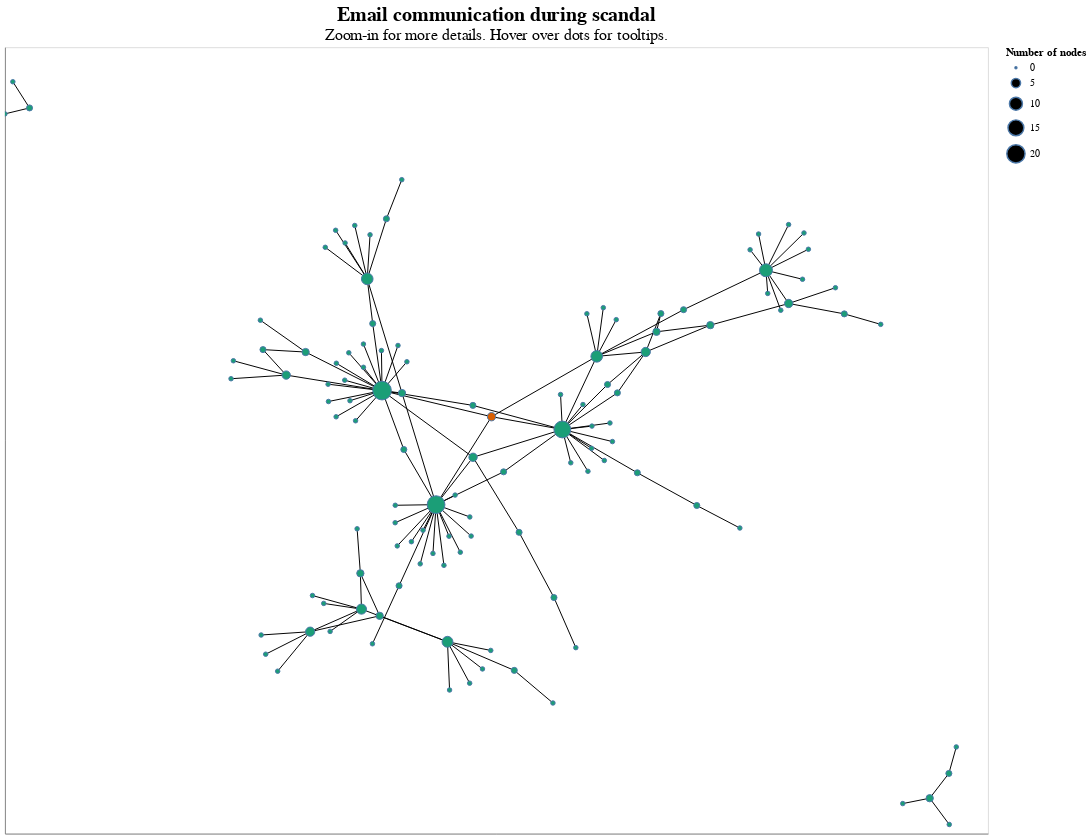

Here is the notebook cell this chart was saved with:
### Markdown cell above
# Generate NX Graph
G = nx.Graph()
G = nx.from_pandas_edgelist(from_to_short, 'from', 'to')

# Compute positions for viz.
pos = nx.spring_layout(G, seed=4)

# Name the nodes
for i in sorted(G.nodes()):
    G.nodes[i]["name"] = i
    if i == "Kenneth Lay":
        G.nodes[i]["ken"] = "Yes"
    else:
        G.nodes[i]["ken"] = "No"

#degrees = dict(G.degree(G.nodes()))
nx.set_node_attributes(G, degrees, 'degree')

# Export graph data into gml file
nx.write_gml(G, "enron_network.gml")

### Code cell
G = nx.read_gml("enron_network.gml")

# Coloring Ken
col_ken = [name == "Kenneth Lay" for name in G.nodes]

# Draw the network
network = nxa.draw_networkx(G, pos=pos,
                        node_size='degree:Q',
                        node_tooltip = "name"
                       )

# Get the node layer
edges = network.layer[0]
nodes = network.layer[1]

# Condition nodes based on brush
nodes = nodes.encode(
    fill = alt.Fill('ken:N', scale=alt.Scale(scheme='dark2'), legend=None),
    size = alt.Size('degree:Q', title=["Number of nodes"])
)

(edges+nodes).properties(
    height=800, width=1000, title={
      "text": ["Email communication during scandal"], 
      "subtitle": ["Zoom-in for more details. Hover over dots for tooltips."],
      "fontSize":20,
      "subtitleFontSize": 16}
).interactive()

### Figure 1 — Vega-Lite specification as saved in the notebook (floating-point values rounded to 4 significant figures; data arrays with more than 128 entries replaced by an {"elided": "..."} marker saying what was removed)
{"config": {"view": {"continuousWidth": 400, "continuousHeight": 300}}, "layer": [{"data": {"name": "data-48ecf090c9c652cd76c5579aa3fd7bc7"}, "mark": {"type": "line", "color": "black", "opacity": 1, "strokeWidth": 1}, "encoding": {"detail": {"field": "edge", "type": "quantitative"}, "x": {"axis": {"grid": false, "labels": false, "ticks": false, "title": ""}, "field": "x", "type": "quantitative"}, "y": {"axis": {"grid": false, "labels": false, "ticks": false, "title": ""}, "field": "y", "type": "quantitative"}}, "selection": {"selector096": {"type": "interval", "bind": "scales", "encodings": ["x", "y"]}}}, {"data": {"name": "data-9dff496d3f53339ed61c49089200899e"}, "mark": {"type": "point", "fill": "red", "opacity": 1, "strokeWidth": 1.0}, "encoding": {"fill": {"field": "ken", "legend": null, "scale": {"scheme": "dark2"}, "type": "nominal"}, "size": {"field": "degree", "title": ["Number of nodes"], "type": "quantitative"}, "tooltip": {"field": "name", "type": "nominal"}, "x": {"axis": {"grid": false, "labels": false, "ticks": false}, "field": "x", "type": "quantitative"}, "y": {"axis": {"grid": false, "labels": false, "ticks": false}, "field": "y", "type": "quantitative"}}}], "height": 800, "title": {"text": ["Email communication during scandal"], "subtitle": ["Zoom-in for more details. Hover over dots for tooltips."], "fontSize": 20, "subtitleFontSize": 16}, "width": 1000, "$schema": "https://vega.github.io/schema/vega-lite/v4.17.0.json", "datasets": {"data-48ecf090c9c652cd76c5579aa3fd7bc7": {"elided": "258 records"}, "data-9dff496d3f53339ed61c49089200899e": [{"name": "John Arnold", "ken": "No", "x": 0.1342, "y": 0.02218, "degree": 17}, {"name": "Phillip K Allen", "ken": "No", "x": 0.1944, "y": 0.02906, "degree": 1}, {"name": "John Lavorato", "ken": "No", "x": -0.04751, "y": -0.03437, "degree": 4}, {"name": "William S Bradford", "ken": "No", "x": 0.2461, "y": 0.09669, "degree": 2}, {"name": "Kenneth Thibodeaux", "ken": "No", "x": -0.04785, "y": 0.07117, "degree": 2}, {"name": "Joannie Williamson", "ken": "No", "x": 0.2195, "y": -0.04091, "degree": 1}, {"name": "Michael Tribolet", "ken": "No", "x": 0.2261, "y": 0.1137, "degree": 2}, {"name": "Paula Rieker", "ken": "No", "x": 0.1305, "y": 0.09324, "degree": 1}, {"name": "Chip Schneider", "ken": "No", "x": 0.1513, "y": -0.04559, "degree": 1}, {"name": "Kenneth Lay", "ken": "Yes", "x": -0.009966, "y": 0.0482, "degree": 4}, {"name": "Rick Buy", "ken": "No", "x": 0.2041, "y": 0.171, "degree": 8}, {"name": "Larry Campbell", "ken": "No", "x": 0.231, "y": 0.0354, "degree": 1}, {"name": "Kohn.Roger@epamail.epa.gov", "ken": "No", "x": 0.1862, "y": -0.0629, "degree": 1}, {"name": "Scott Patti", "ken": "No", "x": 0.1935, "y": -0.01616, "degree": 1}, {"name": "Van Wolf", "ken": "No", "x": 0.236, "y": -0.002398, "degree": 1}, {"name": "Jon Fields", "ken": "No", "x": 0.1761, "y": 0.07294, "degree": 1}, {"name": "Ruth Jensen", "ken": "No", "x": 0.2867, "y": -0.06593, "degree": 2}, {"name": "Tamara Jae Black", "ken": "No", "x": 0.01463, "y": -0.06399, "degree": 2}, {"name": "Lizzette Palmer", "ken": "No", "x": -0.9499, "y": 0.6764, "degree": 2}, {"name": "Ward", "ken": "No", "x": -0.9839, "y": 0.7297, "degree": 1}, {"name": "Kim S (Houston)", "ken": "No", "x": -1.0, "y": 0.6643, "degree": 1}, {"name": "Michelle Cash", "ken": "No", "x": -0.1228, "y": -0.1308, "degree": 19}, {"name": "Shelley Corman", "ken": "No", "x": -0.09955, "y": -0.4098, "degree": 7}, {"name": "Karen Buckley", "ken": "No", "x": -0.09532, "y": -0.5079, "degree": 1}, {"name": "Iris Mack", "ken": "No", "x": -0.01153, "y": -0.4274, "degree": 1}, {"name": "Pete Davis", "ken": "No", "x": 0.9206, "y": -0.6776, "degree": 2}, {"name": "Eric Bass", "ken": "No", "x": 0.8816, "y": -0.728, "degree": 3}, {"name": "TruOrange@aol.com@ENRON", "ken": "No", "x": 0.8267, "y": -0.7389, "degree": 1}, {"name": "Craig Dean", "ken": "No", "x": 0.9214, "y": -0.7815, "degree": 1}, {"name": "Stanley Horton", "ken": "No", "x": 0.5946, "y": 0.2785, "degree": 4}, {"name": "Sally Beck", "ken": "No", "x": 0.5484, "y": 0.346, "degree": 10}, {"name": "Chris Abel", "ken": "No", "x": 0.4352, "y": 0.2345, "degree": 3}, {"name": "Mark Pickering", "ken": "No", "x": 0.6897, "y": 0.3106, "degree": 1}, {"name": "Greg Piper", "ken": "No", "x": 0.7078, "y": 0.2574, "degree": 2}, {"name": "IntercontinentalExchange", "ken": "No", "x": 0.3808, "y": 0.2659, "degree": 2}, {"name": "Victor Lamadrid", "ken": "No", "x": 0.6347, "y": 0.3888, "degree": 1}, {"name": "Internet Mail Delivery", "ken": "No", "x": 0.5334, "y": 0.4199, "degree": 1}, {"name": "Sivy on Stocks", "ken": "No", "x": 0.5785, "y": 0.2648, "degree": 1}, {"name": "soblander@carrfut.com@ENRON", "ken": "No", "x": 0.5162, "y": 0.3878, "degree": 1}, {"name": "System Administrator", "ken": "No", "x": 0.5945, "y": 0.439, "degree": 1}, {"name": "RealMoneycom", "ken": "No", "x": 0.552, "y": 0.299, "degree": 1}, {"name": "liane_kucher@platts.com@ENRON", "ken": "No", "x": 0.6228, "y": 0.3278, "degree": 1}, {"name": "postmaster@ENRON.com", "ken": "No", "x": 0.6258, "y": 0.422, "degree": 1}, {"name": "Christopher F Calger", "ken": "No", "x": 0.7819, "y": 0.236, "degree": 1}, {"name": "CommissionerCOM", "ken": "No", "x": -0.2375, "y": -0.3569, "degree": 3}, {"name": "Lynn Blair", "ken": "No", "x": -0.3789, "y": -0.3892, "degree": 5}, {"name": "Allen", "ken": "No", "x": -0.4787, "y": -0.396, "degree": 1}, {"name": "Matthew Lenhart", "ken": "No", "x": -0.2745, "y": -0.3433, "degree": 6}, {"name": "Michael Bodnar", "ken": "No", "x": -0.3742, "y": -0.3157, "degree": 1}, {"name": "Lindy Donoho", "ken": "No", "x": -0.3513, "y": -0.3317, "degree": 1}, {"name": "John Buchanan", "ken": "No", "x": -0.2768, "y": -0.2704, "degree": 3}, {"name": "Kent Miller", "ken": "No", "x": -0.3383, "y": -0.3887, "degree": 1}, {"name": "Equity Alert Center", "ken": "No", "x": -0.4451, "y": -0.4696, "degree": 1}, {"name": "Teb Lokey", "ken": "No", "x": -0.4695, "y": -0.4351, "degree": 1}, {"name": "Sitara", "ken": "No", "x": -0.2834, "y": -0.1799, "degree": 1}, {"name": "Michelle Nelson", "ken": "No", "x": 0.04612, "y": -0.1871, "degree": 2}, {"name": "Sandra F Brawner", "ken": "No", "x": 0.1171, "y": -0.3198, "degree": 2}, {"name": "Mike Maggi", "ken": "No", "x": 0.1615, "y": -0.4217, "degree": 1}, {"name": "Kay Mann", "ken": "No", "x": 0.3038, "y": 0.1798, "degree": 5}, {"name": "Carlos Sole III", "ken": "No", "x": 0.2175, "y": 0.27, "degree": 1}, {"name": "Ben Jacoby", "ken": "No", "x": 0.2438, "y": 0.2456, "degree": 1}, {"name": "Raymond Bowen Jr", "ken": "No", "x": 0.3346, "y": 0.258, "degree": 2}, {"name": "Thomas A Martin", "ken": "No", "x": 0.3257, "y": 0.2209, "degree": 3}, {"name": "Julie Armstrong", "ken": "No", "x": 0.1841, "y": 0.2577, "degree": 1}, {"name": "Susan W Pereira", "ken": "No", "x": -0.2522, "y": -0.4138, "degree": 1}, {"name": "market_relations@nyiso.com", "ken": "No", "x": -0.1981, "y": -0.2958, "degree": 2}, {"name": "Kevin M Presto", "ken": "No", "x": 0.4077, "y": -0.1325, "degree": 2}, {"name": "John Shafer", "ken": "No", "x": 0.4953, "y": -0.1783, "degree": 1}, {"name": "Corporate Benefits@ENRON", "ken": "No", "x": -0.1884, "y": -0.01857, "degree": 2}, {"name": "CGoering@nyiso.com", "ken": "No", "x": -0.1291, "y": -0.23, "degree": 1}, {"name": "Stacey Bolton", "ken": "No", "x": -0.1729, "y": -0.2061, "degree": 1}, {"name": "Narsimha Misra", "ken": "No", "x": -0.08404, "y": -0.1113, "degree": 1}, {"name": "Richard Ring", "ken": "No", "x": -0.1068, "y": -0.2542, "degree": 1}, {"name": "The Motley Fool", "ken": "No", "x": -0.155, "y": -0.2512, "degree": 1}, {"name": "Enron Change Management Announcement@ENRON", "ken": "No", "x": -0.192, "y": 0.0962, "degree": 3}, {"name": "Jaime Gualy", "ken": "No", "x": -0.1493, "y": -0.1828, "degree": 1}, {"name": "Activecom", "ken": "No", "x": -0.07346, "y": -0.2275, "degree": 1}, {"name": "Benjamin Rogers", "ken": "No", "x": -0.2058, "y": -0.132, "degree": 1}, {"name": "Expedia Fare Tracker", "ken": "No", "x": -0.0541, "y": -0.1558, "degree": 1}, {"name": "Jad Doan", "ken": "No", "x": -0.2017, "y": -0.2147, "degree": 1}, {"name": "Career Management Center", "ken": "No", "x": -0.206, "y": -0.1675, "degree": 1}, {"name": "Irena D Hogan", "ken": "No", "x": -0.09648, "y": -0.1949, "degree": 1}, {"name": "Sladana-Anna Kulic", "ken": "No", "x": -0.05139, "y": -0.1947, "degree": 1}, {"name": "Eric Saibi", "ken": "No", "x": 0.9357, "y": -0.6237, "degree": 1}, {"name": "Kysa Alport", "ken": "No", "x": -0.2517, "y": 0.2376, "degree": 2}, {"name": "Monika Causholli", "ken": "No", "x": -0.2628, "y": 0.3286, "degree": 8}, {"name": "Holden Salisbury", "ken": "No", "x": -0.2238, "y": 0.4508, "degree": 2}, {"name": "marilene.listrom@om.com", "ken": "No", "x": -0.1925, "y": 0.5304, "degree": 1}, {"name": "Richard B Sanders", "ken": "No", "x": -0.3271, "y": 0.4275, "degree": 1}, {"name": "Twanda Sweet", "ken": "No", "x": -0.3482, "y": 0.3928, "degree": 1}, {"name": "Andrew Edison", "ken": "No", "x": -0.2882, "y": 0.4372, "degree": 1}, {"name": "Britt Davis", "ken": "No", "x": -0.3079, "y": 0.4017, "degree": 1}, {"name": "Exchange System Administrator", "ken": "No", "x": -0.2571, "y": 0.4183, "degree": 1}, {"name": "Diana Scholtes", "ken": "No", "x": 0.03638, "y": -0.4679, "degree": 2}, {"name": "Jerry Graves", "ken": "No", "x": -0.02836, "y": -0.465, "degree": 1}, {"name": "Darrell Schoolcraft", "ken": "No", "x": -0.05442, "y": -0.494, "degree": 1}, {"name": "Sara Shackleton", "ken": "No", "x": 0.115, "y": -0.5343, "degree": 1}, {"name": "Jeff Dasovich", "ken": "No", "x": -0.2327, "y": 0.1013, "degree": 21}, {"name": "V Charles Weldon", "ken": "No", "x": -0.2339, "y": 0.1827, "degree": 1}, {"name": "Liz M Taylor", "ken": "No", "x": -0.2866, "y": 0.0399, "degree": 1}, {"name": "John Allison", "ken": "No", "x": -0.3417, "y": 0.07911, "degree": 1}, {"name": "Greg Whalley", "ken": "No", "x": -0.2979, "y": 0.08073, "degree": 1}, {"name": "Stacey W White", "ken": "No", "x": -0.3424, "y": 0.1143, "degree": 1}, {"name": "Mark Whitt", "ken": "No", "x": -0.4277, "y": 0.1329, "degree": 4}, {"name": "Joseph Alamo", "ken": "No", "x": -0.4749, "y": 0.1847, "degree": 2}, {"name": "Susan Mara", "ken": "No", "x": -0.5351, "y": 0.162, "degree": 1}, {"name": "James D Steffes", "ken": "No", "x": -0.5399, "y": 0.1254, "degree": 1}, {"name": "Jason (Trading) Williams", "ken": "No", "x": -0.2705, "y": 0.1487, "degree": 1}, {"name": "Grace Rodriguez", "ken": "No", "x": -0.3261, "y": 0.04801, "degree": 1}, {"name": "Bill Williams III", "ken": "No", "x": -0.3882, "y": 0.1798, "degree": 3}, {"name": "Paul Kaufman", "ken": "No", "x": -0.4803, "y": 0.2445, "degree": 1}, {"name": "Mike Grigsby", "ken": "No", "x": -0.1821, "y": 0.1599, "degree": 1}, {"name": "Beth Cherry", "ken": "No", "x": -0.2705, "y": 0.1959, "degree": 1}, {"name": "Krishna Lattupally", "ken": "No", "x": -0.3004, "y": 0.1782, "degree": 1}, {"name": "Eric Ellwanger", "ken": "No", "x": -0.3257, "y": 0.1569, "degree": 1}, {"name": "HotDeals", "ken": "No", "x": -0.2003, "y": 0.1931, "degree": 1}, {"name": "Jason Wolfe", "ken": "No", "x": -0.3086, "y": 0.1225, "degree": 1}]}}
